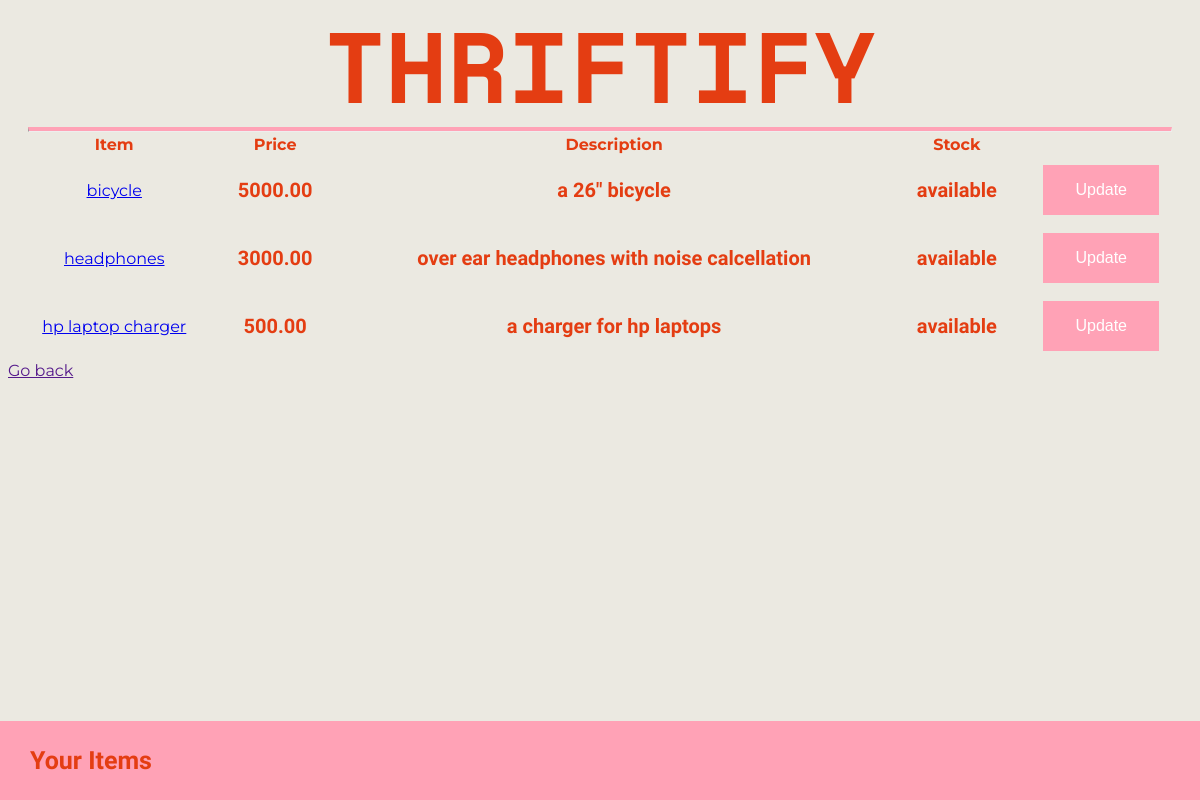
Page /your_items/ (signed in) on the committed database.
### Main/models.py (models this page shows, shortened)
class Item(models.Model):
    STATUS_CHOICES = (
        ("available", "Available"),
        ("sold", "Sold"),
    )
    seller = models.ForeignKey(User, on_delete=models.CASCADE)
    name = models.CharField(max_length=100)
    description = models.TextField()
    price = models.DecimalField(max_digits=10, decimal_places=2)
    picture = models.ImageField(upload_to="item_pictures/")
    status = models.CharField(
        max_length=20, choices=STATUS_CHOICES, default="available"
    )
    bought_by = models.CharField(max_length=150, blank=True, null=True)

### Main/views.py (the view)
# urls.py: path("your_items/", views.your_items, name="your_items"),
@login_required
def your_items(request):
    seller_items = Item.objects.filter(seller=request.user)
    return render(request, "your_items.html", {"seller_items": seller_items})

### Main/templates/your_items.html (shortened to what this page needs)
{% extends "master.html" %}
{% block content %}
    <table style="width:100%">
        <tr><th>Item</th>
            <th>Price</th>
            <th>Description</th>
            <th>Stock</th>
            <th></th></tr>
    {% for item in seller_items %}
            <tr>
            <td><a href="{% url 'product_detail' item.id %}">{{ item.name }}</a></td>
        <td><p>{{ item.price }}</p></td>
        <td><p>{{ item.description }}</p></td>
        <th><p>{{ item.status }}</p></th>
        <td><button onclick="toggleForm({{ item.id }})">Update</button>
        <td></td></tr>
    {% empty %}
        No items found.
    {% endfor %}
    </table>
    <a href="{{request.META.HTTP_REFERER}}">Go back</a>
    <div class="footer">
        <p>Your Items</p>
    </div>
{% endblock %}

### Main/templates/your_items.html (style rules this page uses)
p { font-family: "Sono"; text-align: center; font-weight: bold; font-size: 20px; }

### Main/templates/master.html (style rules this page uses)
.footer { position: fixed; left: 0; bottom: 0; width: 100%; background-color: #ffa2b6; color: white; text-align: left; }
.footer p { text-align: left; padding: 0px 10px; font-size: 25px; color: #e43d12; margin-left: 20px; }
button { background-color: #ffa2b6; border: none; color: white; padding: 16px 32px; text-align: center; text-decoration: none; display: inline-block; font-size: 16px; margin: 4px 2px; transition-duration: 0.4s; cursor: pointer; display: block; margin-right: auto; margin-left: auto; }
td { text-align: center; }

### rows in the picture
Item: name "bicycle", price "5000.00", description "a 26\" bicycle", status "available"
Item: name "headphones", price "3000.00", description "over ear headphones with noise calcellation", status "available"
Item: name "hp laptop charger", price "500.00", description "a charger for hp laptops", status "available"
